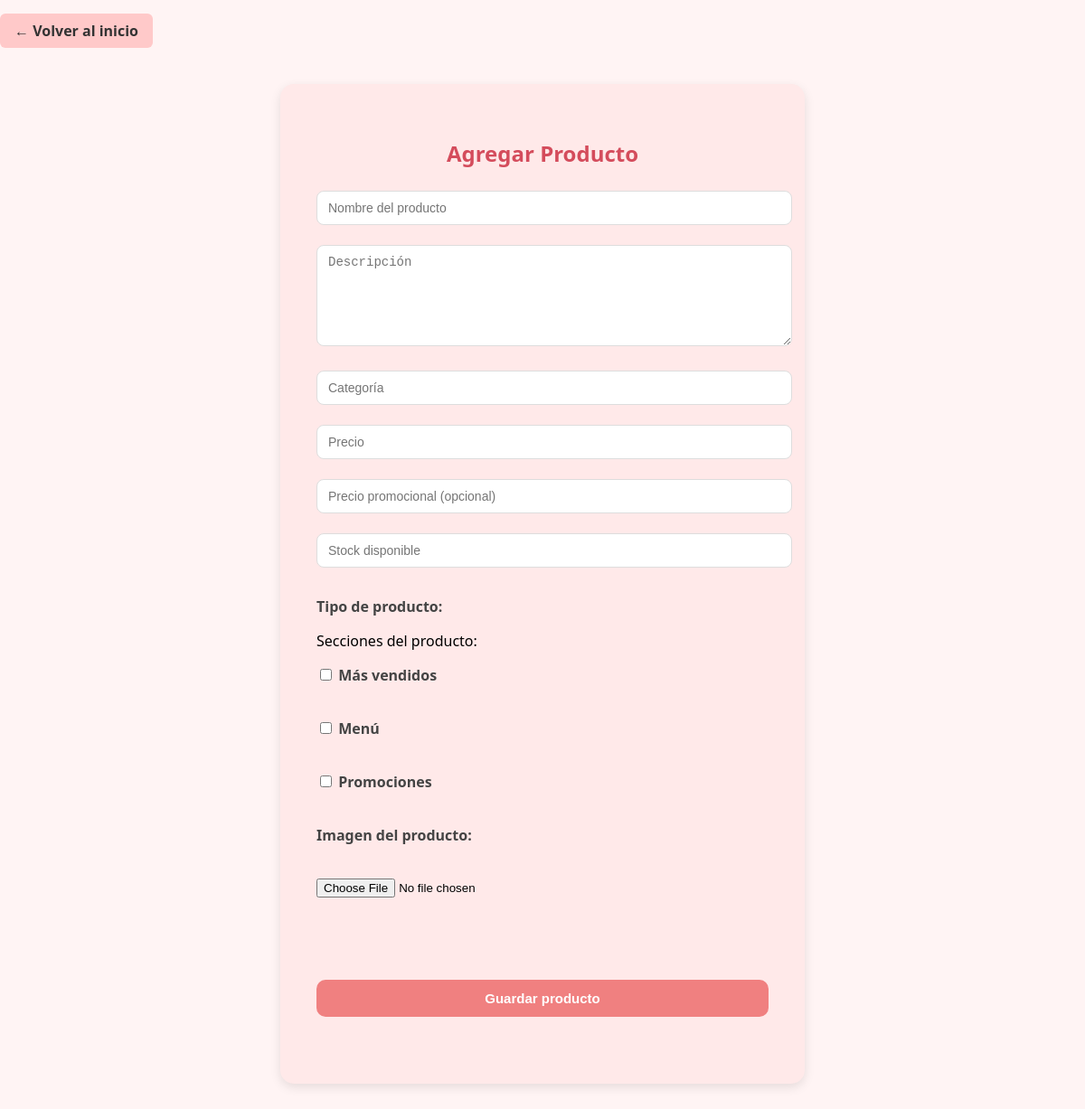
The page /admin/agregar_producto.php on the database its author committed.
### tables this page shows
CREATE TABLE `secciones` (
  `id_seccion` int(11) NOT NULL,
  `nombre` varchar(100) NOT NULL
);

### admin/agregar_producto.php (the view, shortened to what this page needs)
<!DOCTYPE html>
<html lang="es">
<head>
  <link rel="stylesheet" href="../css/admin_productos.css">
</head>
<body>
 <a href="index.php" class="btn-volver">← Volver al inicio</a>
  <div class="form-container">
    <h2 style="text-align:center; margin-top: 30px;">Agregar Producto</h2>
    <form action="guardar_producto.php" method="POST" enctype="multipart/form-data" style="max-width: 600px; margin: auto;">
      <input type="text" name="nombre" placeholder="Nombre del producto" required><br><br>
      <textarea name="descripcion" placeholder="Descripción" rows="3" required></textarea><br><br>
      <input type="text" name="categoria" placeholder="Categoría" required><br><br>
      <input type="number" step="0.01" name="precio" placeholder="Precio" required><br><br>
      <input type="number" step="0.01" name="precio_promocion" placeholder="Precio promocional (opcional)"><br><br>
      <input type="number" name="stock" placeholder="Stock disponible" required><br><br>
      <label>Tipo de producto:</label>
      <p>Secciones del producto:</p>
      <?php
      require_once '../includes/conexion.php';
      $resultado = $conexion->query("SELECT * FROM Secciones");
      while ($seccion = $resultado->fetch_assoc()) {
        echo '<label><input type="checkbox" name="secciones[]" value="' . $seccion['id_seccion'] . '"> ' . ucfirst($seccion['nombre']) . '</label><br>';
      }
      ?>
      <label>Imagen del producto:</label><br>
      <input type="file" name="imagen" accept="image/*" required onchange="mostrarVistaPrevia(event)"><br><br>
      <br><br>
      <button type="submit">Guardar producto</button>
      <br><br>
    </form>
</body>
</html>

### css/admin_productos.css (style rules this page uses)
body { font-family: 'Segoe UI', sans-serif; background-color: #fff4f4; margin: 0; padding: 0; }
.form-container { max-width: 500px; margin: 40px auto; background-color: #ffe9e9; padding: 30px 40px; border-radius: 15px; box-shadow: 0 4px 12px rgba(0, 0, 0, 0.1); }
h2 { text-align: center; color: #d44c5c; margin-bottom: 25px; }
form label { display: block; margin: 10px 0 5px; font-weight: bold; color: #444; }
form input[type="text"], form input[type="number"], form textarea, form select { width: 100%; padding: 10px 12px; border: 1px solid #ddd; border-radius: 8px; font-size: 14px; background-color: #fff; transition: border-color 0.3s; }
form input[type="file"] { margin-top: 10px; }
textarea { height: 90px; resize: vertical; }
button { display: block; width: 100%; background-color: #f08080; color: white; font-weight: bold; padding: 12px; margin-top: 25px; border: none; border-radius: 10px; font-size: 15px; cursor: pointer; transition: background-color 0.3s ease; }
.btn-volver { display: inline-block; margin-top: 15px; padding: 8px 16px; background-color: #ffc9c9; color: #333; border-radius: 6px; text-decoration: none; font-weight: bold; transition: background-color 0.3s ease; }

### rows shown on the page
secciones: nombre "Más vendidos"
secciones: nombre "Menú"
secciones: nombre "Promociones"
